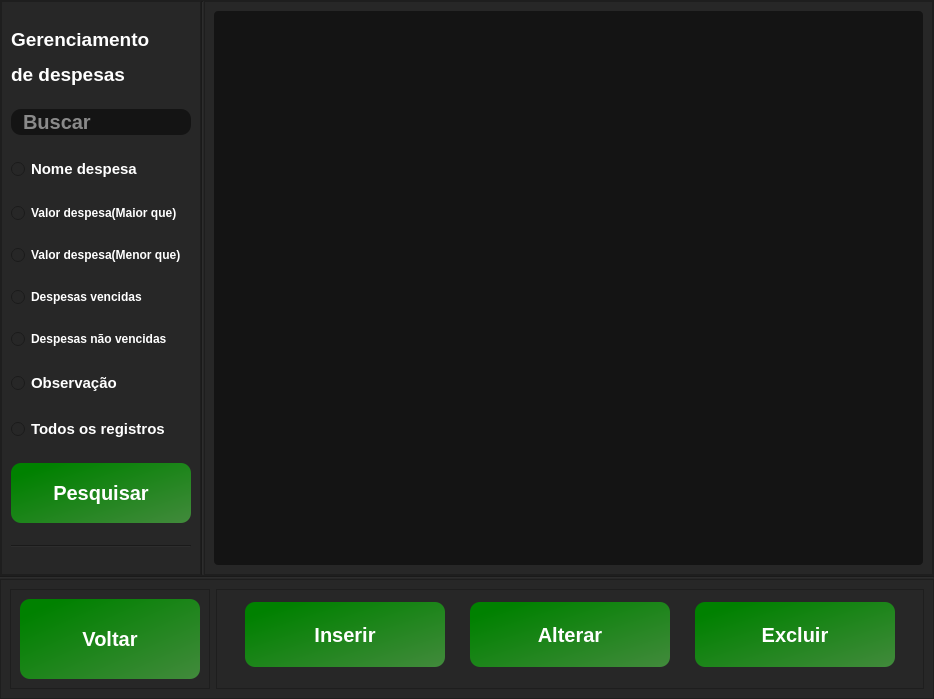
<?xml version="1.0" encoding="UTF-8"?>
<ui version="4.0">
 <class>MainWindow</class>
 <widget class="QMainWindow" name="MainWindow">
  <property name="geometry">
   <rect>
    <x>0</x>
    <y>0</y>
    <width>934</width>
    <height>699</height>
   </rect>
  </property>
  <property name="minimumSize">
   <size>
    <width>800</width>
    <height>600</height>
   </size>
  </property>
  <property name="maximumSize">
   <size>
    <width>1000</width>
    <height>700</height>
   </size>
  </property>
  <property name="windowTitle">
   <string>Gerenciador de despesas</string>
  </property>
  <property name="windowIcon">
   <iconset>
    <normaloff>../../Icons/orçamento_icon.png</normaloff>../../Icons/orçamento_icon.png</iconset>
  </property>
  <widget class="QWidget" name="centralwidget">
   <layout class="QVBoxLayout" name="verticalLayout">
    <property name="spacing">
     <number>0</number>
    </property>
    <property name="leftMargin">
     <number>0</number>
    </property>
    <property name="topMargin">
     <number>0</number>
    </property>
    <property name="rightMargin">
     <number>0</number>
    </property>
    <property name="bottomMargin">
     <number>0</number>
    </property>
    <item>
     <widget class="QFrame" name="frame_2">
      <property name="styleSheet">
       <string notr="true">background-color: rgb(39, 39, 39);</string>
      </property>
      <property name="frameShape">
       <enum>QFrame::StyledPanel</enum>
      </property>
      <property name="frameShadow">
       <enum>QFrame::Raised</enum>
      </property>
      <layout class="QHBoxLayout" name="horizontalLayout">
       <property name="spacing">
        <number>0</number>
       </property>
       <property name="leftMargin">
        <number>0</number>
       </property>
       <property name="topMargin">
        <number>0</number>
       </property>
       <property name="rightMargin">
        <number>0</number>
       </property>
       <property name="bottomMargin">
        <number>0</number>
       </property>
       <item>
        <widget class="QFrame" name="frame_3">
         <property name="maximumSize">
          <size>
           <width>200</width>
           <height>16777215</height>
          </size>
         </property>
         <property name="styleSheet">
          <string notr="true">background-color: rgb(39, 39, 39);
</string>
         </property>
         <property name="frameShape">
          <enum>QFrame::StyledPanel</enum>
         </property>
         <property name="frameShadow">
          <enum>QFrame::Raised</enum>
         </property>
         <layout class="QVBoxLayout" name="verticalLayout_3">
          <item>
           <widget class="QLabel" name="label">
            <property name="maximumSize">
             <size>
              <width>16777215</width>
              <height>60</height>
             </size>
            </property>
            <property name="font">
             <font>
              <pointsize>-1</pointsize>
              <weight>75</weight>
              <bold>true</bold>
             </font>
            </property>
            <property name="styleSheet">
             <string notr="true">font-size:25px;
font-weight: bold;
color: #fff;</string>
            </property>
            <property name="text">
             <string>&lt;html&gt;&lt;head/&gt;&lt;body&gt;&lt;p&gt;&lt;span style=&quot; font-size:14pt;&quot;&gt;Gerenciamento &lt;/span&gt;&lt;/p&gt;&lt;p&gt;&lt;span style=&quot; font-size:14pt;&quot;&gt;de despesas&lt;/span&gt;&lt;/p&gt;&lt;/body&gt;&lt;/html&gt;</string>
            </property>
           </widget>
          </item>
          <item>
           <widget class="QLineEdit" name="input_buscar">
            <property name="styleSheet">
             <string notr="true">QLineEdit{
background-color: rgb(20, 20, 20);
border-radius:10px;
font-size: 20px;
font-weight:bold;
color: rgb(255, 255, 255);
padding-left: 10px;

}
</string>
            </property>
            <property name="placeholderText">
             <string>Buscar</string>
            </property>
           </widget>
          </item>
          <item>
           <widget class="QRadioButton" name="radioNomeDespesa">
            <property name="font">
             <font>
              <pointsize>-1</pointsize>
              <weight>75</weight>
              <bold>true</bold>
             </font>
            </property>
            <property name="toolTip">
             <string>&lt;html&gt;&lt;head/&gt;&lt;body&gt;&lt;p&gt;Pesquisa pelo nome do aluno.&lt;/p&gt;&lt;/body&gt;&lt;/html&gt;</string>
            </property>
            <property name="styleSheet">
             <string notr="true">QRadioButton{
color:#fff;
font-size:15px;
font-weight: bold;

}</string>
            </property>
            <property name="text">
             <string>Nome despesa</string>
            </property>
           </widget>
          </item>
          <item>
           <widget class="QRadioButton" name="radioMaiorQue">
            <property name="font">
             <font>
              <pointsize>-1</pointsize>
              <weight>75</weight>
              <bold>true</bold>
             </font>
            </property>
            <property name="toolTip">
             <string>&lt;html&gt;&lt;head/&gt;&lt;body&gt;&lt;p&gt;Pesquisar por matricula ativa. (Valores válidos: 1 e 0)&lt;/p&gt;&lt;/body&gt;&lt;/html&gt;</string>
            </property>
            <property name="styleSheet">
             <string notr="true">QRadioButton{
color:#fff;
font-size:12px;
font-weight: bold;

}</string>
            </property>
            <property name="text">
             <string>Valor despesa(Maior que)</string>
            </property>
           </widget>
          </item>
          <item>
           <widget class="QRadioButton" name="radioMenorQue">
            <property name="font">
             <font>
              <pointsize>-1</pointsize>
              <weight>75</weight>
              <bold>true</bold>
             </font>
            </property>
            <property name="toolTip">
             <string>&lt;html&gt;&lt;head/&gt;&lt;body&gt;&lt;p&gt;Pesquisar por tipo da matrícula. (Valores válidos: 30, 90, 180, 360.)&lt;/p&gt;&lt;/body&gt;&lt;/html&gt;</string>
            </property>
            <property name="styleSheet">
             <string notr="true">QRadioButton{
color:#fff;
font-size:12px;
font-weight: bold;

}</string>
            </property>
            <property name="text">
             <string>Valor despesa(Menor que)</string>
            </property>
           </widget>
          </item>
          <item>
           <widget class="QRadioButton" name="radioDespesasVencidas">
            <property name="font">
             <font>
              <pointsize>-1</pointsize>
              <weight>75</weight>
              <bold>true</bold>
             </font>
            </property>
            <property name="toolTip">
             <string>&lt;html&gt;&lt;head/&gt;&lt;body&gt;&lt;p&gt;Pesquisar por tipo da matrícula. (Valores válidos: 30, 90, 180, 360.)&lt;/p&gt;&lt;/body&gt;&lt;/html&gt;</string>
            </property>
            <property name="styleSheet">
             <string notr="true">QRadioButton{
color:#fff;
font-size:12px;
font-weight: bold;

}</string>
            </property>
            <property name="text">
             <string>Despesas vencidas</string>
            </property>
           </widget>
          </item>
          <item>
           <widget class="QRadioButton" name="radioDespesasNaoVencidas">
            <property name="font">
             <font>
              <pointsize>-1</pointsize>
              <weight>75</weight>
              <bold>true</bold>
             </font>
            </property>
            <property name="toolTip">
             <string>&lt;html&gt;&lt;head/&gt;&lt;body&gt;&lt;p&gt;Pesquisar por tipo da matrícula. (Valores válidos: 30, 90, 180, 360.)&lt;/p&gt;&lt;/body&gt;&lt;/html&gt;</string>
            </property>
            <property name="styleSheet">
             <string notr="true">QRadioButton{
color:#fff;
font-size:12px;
font-weight: bold;

}</string>
            </property>
            <property name="text">
             <string>Despesas não vencidas</string>
            </property>
           </widget>
          </item>
          <item>
           <widget class="QRadioButton" name="radioObservacao">
            <property name="font">
             <font>
              <pointsize>-1</pointsize>
              <weight>75</weight>
              <bold>true</bold>
             </font>
            </property>
            <property name="toolTip">
             <string>&lt;html&gt;&lt;head/&gt;&lt;body&gt;&lt;p&gt;Pesquisar por data de inicio. (Formato válido: AAAA-MM-DD)&lt;/p&gt;&lt;/body&gt;&lt;/html&gt;</string>
            </property>
            <property name="styleSheet">
             <string notr="true">QRadioButton{
color:#fff;
font-size:15px;
font-weight: bold;

}</string>
            </property>
            <property name="text">
             <string>Observação</string>
            </property>
           </widget>
          </item>
          <item>
           <widget class="QRadioButton" name="radioTodosRegistros">
            <property name="font">
             <font>
              <pointsize>-1</pointsize>
              <weight>75</weight>
              <bold>true</bold>
             </font>
            </property>
            <property name="toolTip">
             <string>&lt;html&gt;&lt;head/&gt;&lt;body&gt;&lt;p&gt;Pesuisar todos os registros de alunos.&lt;/p&gt;&lt;/body&gt;&lt;/html&gt;</string>
            </property>
            <property name="styleSheet">
             <string notr="true">QRadioButton{
color:#fff;
font-size:15px;
font-weight: bold;

}</string>
            </property>
            <property name="text">
             <string>Todos os registros</string>
            </property>
           </widget>
          </item>
          <item>
           <widget class="QPushButton" name="btn_pesquisar">
            <property name="minimumSize">
             <size>
              <width>50</width>
              <height>60</height>
             </size>
            </property>
            <property name="font">
             <font>
              <pointsize>-1</pointsize>
              <weight>75</weight>
              <bold>true</bold>
             </font>
            </property>
            <property name="toolTip">
             <string>&lt;html&gt;&lt;head/&gt;&lt;body&gt;&lt;p&gt;&lt;span style=&quot; font-size:11pt; font-weight:600;&quot;&gt;Botão pesquisar. A pesquisa é feita de acordo com o tipo de pesquisa selecionado acima.&lt;/span&gt;&lt;/p&gt;&lt;/body&gt;&lt;/html&gt;</string>
            </property>
            <property name="whatsThis">
             <string/>
            </property>
            <property name="styleSheet">
             <string notr="true">
QPushButton{
background-color: qlineargradient(spread:pad, x1:0, y1:0.017, x2:1, y2:1, stop:0.113636 rgba(0, 129, 0, 255), stop:1 rgba(66, 138, 60, 255));
border-radius:10px;
  text-align: center;
   color: #ffffff;
font-size:20px;
font-weight:bold;

}

QPushButton:hover{
background-color: rgb(36, 199, 31);


}

QPushButton:pressed{
  background-color: #3e8e41;

}</string>
            </property>
            <property name="text">
             <string>Pesquisar</string>
            </property>
            <property name="icon">
             <iconset>
              <normaloff>../../Icons/searchicon-removebg-preview-removebg-preview.png</normaloff>../../Icons/searchicon-removebg-preview-removebg-preview.png</iconset>
            </property>
            <property name="iconSize">
             <size>
              <width>36</width>
              <height>35</height>
             </size>
            </property>
           </widget>
          </item>
          <item>
           <widget class="Line" name="line_3">
            <property name="orientation">
             <enum>Qt::Horizontal</enum>
            </property>
           </widget>
          </item>
         </layout>
        </widget>
       </item>
       <item>
        <widget class="Line" name="line_2">
         <property name="styleSheet">
          <string notr="true">background-color: rgb(39, 39, 39);</string>
         </property>
         <property name="orientation">
          <enum>Qt::Vertical</enum>
         </property>
        </widget>
       </item>
       <item>
        <widget class="QFrame" name="frame_4">
         <property name="styleSheet">
          <string notr="true">background-color: rgb(39, 39, 39);</string>
         </property>
         <property name="frameShape">
          <enum>QFrame::StyledPanel</enum>
         </property>
         <property name="frameShadow">
          <enum>QFrame::Raised</enum>
         </property>
         <layout class="QVBoxLayout" name="verticalLayout_4">
          <item>
           <widget class="QTableWidget" name="tableWidget">
            <property name="font">
             <font>
              <pointsize>-1</pointsize>
              <weight>75</weight>
              <bold>true</bold>
             </font>
            </property>
            <property name="styleSheet">
             <string notr="true">QTableWidget{
background-color: rgb(20, 20, 20);
border-radius:4px;
font-size:16px;

font-weight:bold;
color: rgb(255, 255, 255);

}

QHeaderView::section {
    background-color: rgb(255, 255, 255);
    border: none;
    height: 32px;
}

QTableView::item:selected{
	
	background-color: qlineargradient(spread:pad, x1:0, y1:0.017, x2:1, y2:1, stop:0.448864 rgba(52, 111, 25, 255), stop:1 rgba(43, 84, 36, 255));
}</string>
            </property>
            <property name="editTriggers">
             <set>QAbstractItemView::NoEditTriggers</set>
            </property>
            <property name="selectionMode">
             <enum>QAbstractItemView::ExtendedSelection</enum>
            </property>
            <property name="selectionBehavior">
             <enum>QAbstractItemView::SelectRows</enum>
            </property>
            <attribute name="horizontalHeaderDefaultSectionSize">
             <number>110</number>
            </attribute>
            <attribute name="horizontalHeaderMinimumSectionSize">
             <number>110</number>
            </attribute>
           </widget>
          </item>
         </layout>
        </widget>
       </item>
      </layout>
      <zorder>frame_4</zorder>
      <zorder>frame_3</zorder>
      <zorder>line_2</zorder>
     </widget>
    </item>
    <item>
     <widget class="Line" name="line">
      <property name="styleSheet">
       <string notr="true">background-color: rgb(39, 39, 39);</string>
      </property>
      <property name="orientation">
       <enum>Qt::Horizontal</enum>
      </property>
     </widget>
    </item>
    <item>
     <widget class="QFrame" name="frame">
      <property name="maximumSize">
       <size>
        <width>9898989</width>
        <height>120</height>
       </size>
      </property>
      <property name="styleSheet">
       <string notr="true">background-color: rgb(39, 39, 39);</string>
      </property>
      <property name="frameShape">
       <enum>QFrame::StyledPanel</enum>
      </property>
      <property name="frameShadow">
       <enum>QFrame::Raised</enum>
      </property>
      <layout class="QHBoxLayout" name="horizontalLayout_2">
       <item>
        <widget class="QFrame" name="frame_5">
         <property name="maximumSize">
          <size>
           <width>200</width>
           <height>16777215</height>
          </size>
         </property>
         <property name="styleSheet">
          <string notr="true">background-color: rgb(39, 39, 39);</string>
         </property>
         <property name="frameShape">
          <enum>QFrame::StyledPanel</enum>
         </property>
         <property name="frameShadow">
          <enum>QFrame::Raised</enum>
         </property>
         <layout class="QVBoxLayout" name="verticalLayout_2">
          <item>
           <widget class="QPushButton" name="btn_fechar">
            <property name="minimumSize">
             <size>
              <width>50</width>
              <height>80</height>
             </size>
            </property>
            <property name="font">
             <font>
              <pointsize>-1</pointsize>
              <weight>75</weight>
              <bold>true</bold>
             </font>
            </property>
            <property name="toolTip">
             <string>&lt;html&gt;&lt;head/&gt;&lt;body&gt;&lt;p&gt;&lt;span style=&quot; font-size:11pt; font-weight:600;&quot;&gt;Botão voltar. Volta ao modulo inicial.&lt;/span&gt;&lt;/p&gt;&lt;/body&gt;&lt;/html&gt;</string>
            </property>
            <property name="styleSheet">
             <string notr="true">
QPushButton{
background-color: qlineargradient(spread:pad, x1:0, y1:0.017, x2:1, y2:1, stop:0.113636 rgba(0, 129, 0, 255), stop:1 rgba(66, 138, 60, 255));
border-radius:10px;
  text-align: center;
   color: #ffffff;
font-size:20px;
font-weight:bold;

}

QPushButton:hover{
background-color: rgb(36, 199, 31);


}

QPushButton:pressed{
  background-color: #3e8e41;

}
</string>
            </property>
            <property name="text">
             <string>Voltar</string>
            </property>
            <property name="icon">
             <iconset>
              <normaloff>../../Icons/Setapratras-removebg-preview.png</normaloff>../../Icons/Setapratras-removebg-preview.png</iconset>
            </property>
            <property name="iconSize">
             <size>
              <width>30</width>
              <height>30</height>
             </size>
            </property>
           </widget>
          </item>
         </layout>
        </widget>
       </item>
       <item>
        <widget class="QFrame" name="frame_6">
         <property name="styleSheet">
          <string notr="true">background-color: rgb(39, 39, 39);
</string>
         </property>
         <property name="frameShape">
          <enum>QFrame::StyledPanel</enum>
         </property>
         <property name="frameShadow">
          <enum>QFrame::Raised</enum>
         </property>
         <layout class="QHBoxLayout" name="horizontalLayout_3">
          <property name="topMargin">
           <number>0</number>
          </property>
          <item>
           <widget class="QPushButton" name="btn_abreJanelaInserir">
            <property name="minimumSize">
             <size>
              <width>50</width>
              <height>65</height>
             </size>
            </property>
            <property name="maximumSize">
             <size>
              <width>200</width>
              <height>16777215</height>
             </size>
            </property>
            <property name="font">
             <font>
              <pointsize>-1</pointsize>
              <weight>75</weight>
              <bold>true</bold>
             </font>
            </property>
            <property name="toolTip">
             <string>&lt;html&gt;&lt;head/&gt;&lt;body&gt;&lt;p&gt;&lt;span style=&quot; font-size:11pt; font-weight:600;&quot;&gt;Botão inserir. Abre uma nova janela para inserção de registros.&lt;/span&gt;&lt;/p&gt;&lt;/body&gt;&lt;/html&gt;</string>
            </property>
            <property name="styleSheet">
             <string notr="true">
QPushButton{
background-color: qlineargradient(spread:pad, x1:0, y1:0.017, x2:1, y2:1, stop:0.113636 rgba(0, 129, 0, 255), stop:1 rgba(66, 138, 60, 255));
border-radius:10px;
  text-align: center;
   color: #ffffff;
font-size:20px;
font-weight:bold;

}

QPushButton:hover{
	background-color: rgb(56, 82, 255);

}

QPushButton:pressed{
  background-color: #3e8e41;

}
</string>
            </property>
            <property name="text">
             <string>Inserir</string>
            </property>
            <property name="icon">
             <iconset>
              <normaloff>../../Icons/InserirIcon-removebg-preview-removebg-preview.png</normaloff>../../Icons/InserirIcon-removebg-preview-removebg-preview.png</iconset>
            </property>
            <property name="iconSize">
             <size>
              <width>80</width>
              <height>35</height>
             </size>
            </property>
           </widget>
          </item>
          <item>
           <widget class="QPushButton" name="btn_abreJanelaAtualizar">
            <property name="minimumSize">
             <size>
              <width>50</width>
              <height>65</height>
             </size>
            </property>
            <property name="maximumSize">
             <size>
              <width>200</width>
              <height>16777215</height>
             </size>
            </property>
            <property name="font">
             <font>
              <pointsize>-1</pointsize>
              <weight>75</weight>
              <bold>true</bold>
             </font>
            </property>
            <property name="toolTip">
             <string>&lt;html&gt;&lt;head/&gt;&lt;body&gt;&lt;p&gt;&lt;span style=&quot; font-size:11pt; font-weight:600;&quot;&gt;Botão alterar. Abre uma nova janela para alteração de registros.&lt;/span&gt;&lt;/p&gt;&lt;/body&gt;&lt;/html&gt;</string>
            </property>
            <property name="styleSheet">
             <string notr="true">
QPushButton{
background-color: qlineargradient(spread:pad, x1:0, y1:0.017, x2:1, y2:1, stop:0.113636 rgba(0, 129, 0, 255), stop:1 rgba(66, 138, 60, 255));
border-radius:10px;
  text-align: center;
   color: #ffffff;
font-size:20px;
font-weight:bold;

}

QPushButton:hover{
background-color: orange;

}

QPushButton:pressed{
  background-color: #3e8e41;

}</string>
            </property>
            <property name="text">
             <string>Alterar</string>
            </property>
            <property name="icon">
             <iconset>
              <normaloff>../../Icons/updateicon-removebg-preview-removebg-preview.png</normaloff>../../Icons/updateicon-removebg-preview-removebg-preview.png</iconset>
            </property>
            <property name="iconSize">
             <size>
              <width>80</width>
              <height>35</height>
             </size>
            </property>
           </widget>
          </item>
          <item>
           <widget class="QPushButton" name="btn_excluirRegistro">
            <property name="minimumSize">
             <size>
              <width>50</width>
              <height>65</height>
             </size>
            </property>
            <property name="maximumSize">
             <size>
              <width>200</width>
              <height>16777215</height>
             </size>
            </property>
            <property name="font">
             <font>
              <pointsize>-1</pointsize>
              <weight>75</weight>
              <bold>true</bold>
             </font>
            </property>
            <property name="toolTip">
             <string>&lt;html&gt;&lt;head/&gt;&lt;body&gt;&lt;p&gt;&lt;span style=&quot; font-size:11pt; font-weight:600;&quot;&gt;Botão excluir. Selecione um registro que deseja excluir na tabela acima, clicando nele. Após isso clique neste botão para a exclusão.&lt;/span&gt;&lt;/p&gt;&lt;/body&gt;&lt;/html&gt;</string>
            </property>
            <property name="styleSheet">
             <string notr="true">
QPushButton{
background-color: qlineargradient(spread:pad, x1:0, y1:0.017, x2:1, y2:1, stop:0.113636 rgba(0, 129, 0, 255), stop:1 rgba(66, 138, 60, 255));
border-radius:10px;
  text-align: center;
   color: #ffffff;
font-size:20px;
font-weight:bold;

}

QPushButton:hover{
	background-color: rgb(194, 17, 17);

}

QPushButton:pressed{
  background-color: #3e8e41;

}</string>
            </property>
            <property name="text">
             <string>Excluir</string>
            </property>
            <property name="icon">
             <iconset>
              <normaloff>../../Icons/deleteicon-removebg-preview-removebg-preview.png</normaloff>../../Icons/deleteicon-removebg-preview-removebg-preview.png</iconset>
            </property>
            <property name="iconSize">
             <size>
              <width>80</width>
              <height>35</height>
             </size>
            </property>
           </widget>
          </item>
         </layout>
        </widget>
       </item>
      </layout>
     </widget>
    </item>
   </layout>
  </widget>
 </widget>
 <resources/>
 <connections/>
</ui>
